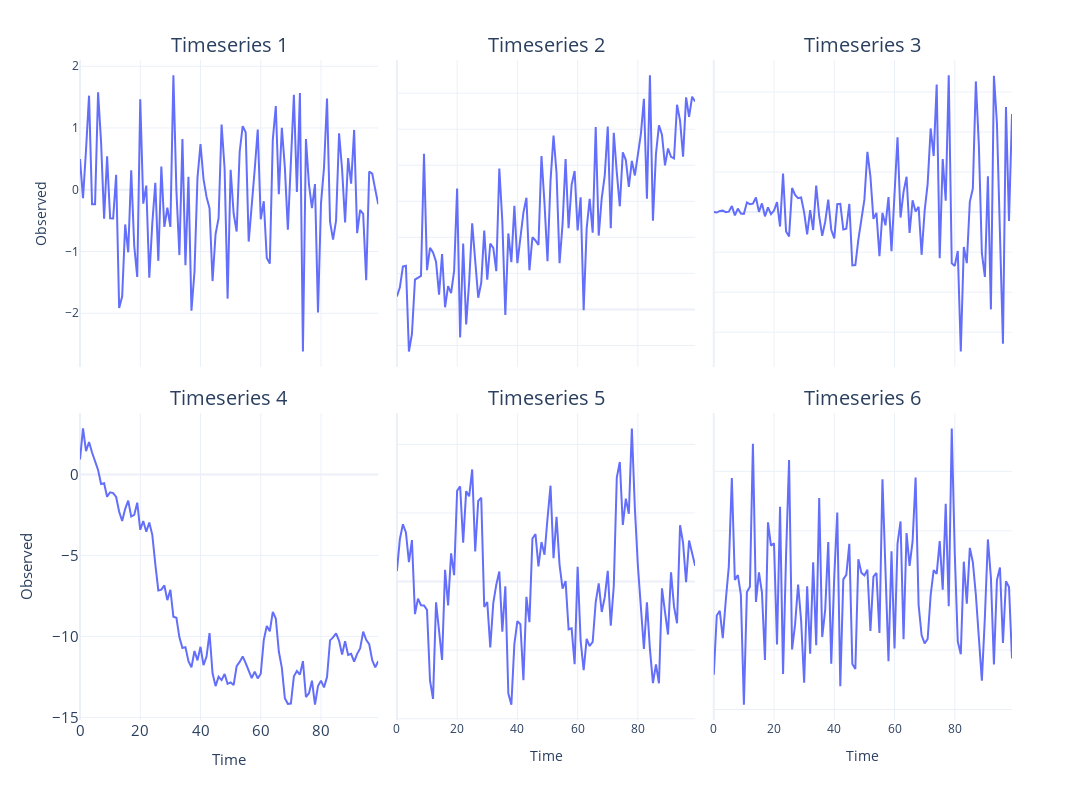

The code cell stored with this chart in its notebook:
### Code cell
fig = px.line(pd.melt(plot_df, id_vars="Time", value_name="Observed"), x="Time", y="Observed", facet_col="variable", facet_col_wrap=3)
fig.update_yaxes(matches=None)
fig.for_each_annotation(lambda a: a.update(text=a.text.split("=")[-1], font=dict(size=16)))
fig.update_layout(
            autosize=False,
            width=1600,
            height=800,
            yaxis=dict(
                titlefont=dict(size=15),
                tickfont=dict(size=15),
            ),
            xaxis=dict(
                titlefont=dict(size=15),
                tickfont=dict(size=15),
            )
        )
fig.update_annotations(font_size=20)
fig.write_image("imgs/chapter_6/stationary_ts.png")
fig.show()

### Figure 1 — Plotly figure (JSON) as saved in the notebook; plotly's stock layout.template omitted (floating-point values rounded to 4 significant figures)
{"data": [{"hovertemplate": "variable=Timeseries 1<br>Time=%{x}<br>Observed=%{y}<extra></extra>", "legendgroup": "", "line": {"color": "#636efa", "dash": "solid"}, "marker": {"symbol": "circle"}, "mode": "lines", "name": "", "orientation": "v", "showlegend": false, "type": "scatter", "x": [0, 1, 2, 3, 4, 5, 6, 7, 8, 9, 10, 11, 12, 13, 14, 15, 16, 17, 18, 19, 20, 21, 22, 23, 24, 25, 26, 27, 28, 29, 30, 31, 32, 33, 34, 35, 36, 37, 38, 39, 40, 41, 42, 43, 44, 45, 46, 47, 48, 49, 50, 51, 52, 53, 54, 55, 56, 57, 58, 59, 60, 61, 62, 63, 64, 65, 66, 67, 68, 69, 70, 71, 72, 73, 74, 75, 76, 77, 78, 79, 80, 81, 82, 83, 84, 85, 86, 87, 88, 89, 90, 91, 92, 93, 94, 95, 96, 97, 98, 99], "xaxis": "x4", "y": [0.4967, -0.1383, 0.6477, 1.523, -0.2342, -0.2341, 1.579, 0.7674, -0.4695, 0.5426, -0.4634, -0.4657, 0.242, -1.913, -1.725, -0.5623, -1.013, 0.3142, -0.908, -1.412, 1.466, -0.2258, 0.06753, -1.425, -0.5444, 0.1109, -1.151, 0.3757, -0.6006, -0.2917, -0.6017, 1.852, -0.0135, -1.058, 0.8225, -1.221, 0.2089, -1.96, -1.328, 0.1969, 0.7385, 0.1714, -0.1156, -0.3011, -1.479, -0.7198, -0.4606, 1.057, 0.3436, -1.763, 0.3241, -0.3851, -0.6769, 0.6117, 1.031, 0.9313, -0.8392, -0.3092, 0.3313, 0.9755, -0.4792, -0.1857, -1.106, -1.196, 0.8125, 1.356, -0.07201, 1.004, 0.3616, -0.6451, 0.3614, 1.538, -0.03583, 1.565, -2.62, 0.8219, 0.08705, -0.299, 0.09176, -1.988, -0.2197, 0.3571, 1.478, -0.5183, -0.8085, -0.5018, 0.9154, 0.3288, -0.5298, 0.5133, 0.09708, 0.9686, -0.7021, -0.3277, -0.3921, -1.464, 0.2961, 0.2611, 0.005113, -0.2346], "yaxis": "y4"}, {"hovertemplate": "variable=Timeseries 2<br>Time=%{x}<br>Observed=%{y}<extra></extra>", "legendgroup": "", "line": {"color": "#636efa", "dash": "solid"}, "marker": {"symbol": "circle"}, "mode": "lines", "name": "", "orientation": "v", "showlegend": false, "type": "scatter", "x": [0, 1, 2, 3, 4, 5, 6, 7, 8, 9, 10, 11, 12, 13, 14, 15, 16, 17, 18, 19, 20, 21, 22, 23, 24, 25, 26, 27, 28, 29, 30, 31, 32, 33, 34, 35, 36, 37, 38, 39, 40, 41, 42, 43, 44, 45, 46, 47, 48, 49, 50, 51, 52, 53, 54, 55, 56, 57, 58, 59, 60, 61, 62, 63, 64, 65, 66, 67, 68, 69, 70, 71, 72, 73, 74, 75, 76, 77, 78, 79, 80, 81, 82, 83, 84, 85, 86, 87, 88, 89, 90, 91, 92, 93, 94, 95, 96, 97, 98, 99], "xaxis": "x5", "y": [0.3578, 0.6127, 1.187, 1.21, -1.17, -0.6782, 0.8265, 0.8772, 0.9304, 4.32, 1.09, 1.707, 1.577, 1.326, 0.4116, 1.538, 0.05785, 0.6458, 0.4491, 1.068, 3.353, -0.777, 1.828, -0.4186, 0.7741, 2.387, 1.414, 0.324, 0.7384, 2.185, 0.8271, 1.826, 1.707, 1.062, 3.909, 2.451, -0.1561, 2.107, 1.311, 2.877, 1.284, 2.014, 2.686, 3.098, 1.084, 2.002, 1.913, 1.787, 4.257, 2.949, 1.335, 3.566, 4.822, 3.784, 1.284, 2.371, 4.174, 2.252, 3.455, 3.838, 2.188, 3.107, -0.02241, 2.246, 3.07, 2.127, 5.059, 2.048, 3.09, 3.713, 5.075, 2.25, 4.901, 3.8, 2.86, 4.356, 4.145, 3.397, 4.119, 3.716, 4.267, 4.867, 5.843, 3.071, 6.494, 2.461, 4.313, 5.105, 4.85, 3.998, 4.464, 4.231, 4.187, 5.678, 5.237, 4.239, 5.884, 5.343, 5.901, 5.769], "yaxis": "y5"}, {"hovertemplate": "variable=Timeseries 3<br>Time=%{x}<br>Observed=%{y}<extra></extra>", "legendgroup": "", "line": {"color": "#636efa", "dash": "solid"}, "marker": {"symbol": "circle"}, "mode": "lines", "name": "", "orientation": "v", "showlegend": false, "type": "scatter", "x": [0, 1, 2, 3, 4, 5, 6, 7, 8, 9, 10, 11, 12, 13, 14, 15, 16, 17, 18, 19, 20, 21, 22, 23, 24, 25, 26, 27, 28, 29, 30, 31, 32, 33, 34, 35, 36, 37, 38, 39, 40, 41, 42, 43, 44, 45, 46, 47, 48, 49, 50, 51, 52, 53, 54, 55, 56, 57, 58, 59, 60, 61, 62, 63, 64, 65, 66, 67, 68, 69, 70, 71, 72, 73, 74, 75, 76, 77, 78, 79, 80, 81, 82, 83, 84, 85, 86, 87, 88, 89, 90, 91, 92, 93, 94, 95, 96, 97, 98, 99], "xaxis": "x6", "y": [0, -0.5602, 1.495, 1.831, -0.08361, 0.5866, 7.666, -4.141, 4.377, -1.82, -2.177, 12.09, 9.905, 10.58, 18.28, 0.3151, 10.91, -5.275, 5.835, -2.473, 1.94, 12.5, -18.0, 48.12, -24.14, -30.35, 30.11, 21.37, 17.48, 18.22, -0.3674, -27.81, 2.426, -22.35, 33.15, -5.147, -29.72, -11.89, 15.69, -21.99, -32.89, 9.991, 10.29, -21.8, -20.73, 10.44, -66.61, -66.15, -34.49, -10.46, 15.55, 75.24, 44.6, -8.477, -1.027, -55.14, -1.037, -16.45, 18.72, -48.81, 31.16, 93.5, -6.743, 25.31, 44.17, -26.08, 14.79, 0.8437, 6.642, -53.34, 1.716, 35.36, 104.5, 70.03, 159.3, -57.55, 66.3, 14.12, 170.8, -63.86, -67.18, -48.55, -174.2, -43.64, -63.77, 12.78, 29.39, 163.2, 83.64, -51.34, -80.86, 44.76, -121.5, 170.3, 110.9, -44.57, -164.5, 131.3, -11.22, 122.5], "yaxis": "y6"}, {"hovertemplate": "variable=Timeseries 4<br>Time=%{x}<br>Observed=%{y}<extra></extra>", "legendgroup": "", "line": {"color": "#636efa", "dash": "solid"}, "marker": {"symbol": "circle"}, "mode": "lines", "name": "", "orientation": "v", "showlegend": false, "type": "scatter", "x": [0, 1, 2, 3, 4, 5, 6, 7, 8, 9, 10, 11, 12, 13, 14, 15, 16, 17, 18, 19, 20, 21, 22, 23, 24, 25, 26, 27, 28, 29, 30, 31, 32, 33, 34, 35, 36, 37, 38, 39, 40, 41, 42, 43, 44, 45, 46, 47, 48, 49, 50, 51, 52, 53, 54, 55, 56, 57, 58, 59, 60, 61, 62, 63, 64, 65, 66, 67, 68, 69, 70, 71, 72, 73, 74, 75, 76, 77, 78, 79, 80, 81, 82, 83, 84, 85, 86, 87, 88, 89, 90, 91, 92, 93, 94, 95, 96, 97, 98, 99], "xaxis": "x", "y": [0.9262, 2.836, 1.437, 2.0, 1.349, 0.8622, 0.2698, -0.5942, -0.5456, -1.377, -1.106, -1.156, -1.395, -2.303, -2.88, -2.124, -1.623, -2.601, -2.502, -1.75, -3.42, -2.876, -3.539, -2.968, -3.732, -5.536, -7.164, -7.116, -6.856, -7.76, -7.122, -8.783, -8.849, -10.06, -10.71, -10.66, -11.53, -11.91, -10.9, -11.48, -10.64, -11.77, -11.24, -9.803, -12.27, -13.07, -12.49, -12.7, -12.33, -12.93, -12.84, -13.0, -11.83, -11.58, -11.24, -11.65, -12.14, -12.57, -12.18, -12.6, -12.31, -10.23, -9.362, -9.688, -8.487, -8.895, -10.93, -11.94, -13.81, -14.16, -14.15, -12.47, -12.14, -12.36, -11.53, -13.74, -13.51, -12.74, -14.21, -13.07, -12.73, -13.15, -12.51, -10.24, -10.06, -9.814, -10.27, -11.12, -10.29, -11.15, -11.08, -11.56, -11.08, -10.74, -9.705, -10.21, -10.48, -11.46, -11.91, -11.53], "yaxis": "y"}, {"hovertemplate": "variable=Timeseries 5<br>Time=%{x}<br>Observed=%{y}<extra></extra>", "legendgroup": "", "line": {"color": "#636efa", "dash": "solid"}, "marker": {"symbol": "circle"}, "mode": "lines", "name": "", "orientation": "v", "showlegend": false, "type": "scatter", "x": [0, 1, 2, 3, 4, 5, 6, 7, 8, 9, 10, 11, 12, 13, 14, 15, 16, 17, 18, 19, 20, 21, 22, 23, 24, 25, 26, 27, 28, 29, 30, 31, 32, 33, 34, 35, 36, 37, 38, 39, 40, 41, 42, 43, 44, 45, 46, 47, 48, 49, 50, 51, 52, 53, 54, 55, 56, 57, 58, 59, 60, 61, 62, 63, 64, 65, 66, 67, 68, 69, 70, 71, 72, 73, 74, 75, 76, 77, 78, 79, 80, 81, 82, 83, 84, 85, 86, 87, 88, 89, 90, 91, 92, 93, 94, 95, 96, 97, 98, 99], "xaxis": "x2", "y": [0.3056, 1.241, 1.67, 1.432, 0.568, 1.21, -0.9483, -0.4984, -0.6887, -0.6967, -0.8255, -2.891, -3.419, -0.6073, -1.434, -2.286, 0.34, -0.6933, 0.8233, 0.1868, 2.648, 2.773, 1.136, 2.637, 2.486, 3.269, 0.8754, 2.351, 2.443, -0.7407, -0.5961, -1.92, -0.6254, -0.09144, 0.2913, -1.463, -0.138, -3.265, -3.588, -1.822, -1.153, -1.244, -2.876, -0.4451, -1.185, 1.257, 1.385, 0.4452, 1.151, 0.7811, 1.837, 2.795, 0.6793, 1.889, 0.4878, -0.2057, 0.01227, -1.391, -1.363, -2.409, 0.4276, -1.731, -2.585, -1.671, -1.879, -1.758, -0.5969, -0.05147, -0.8865, -0.4565, 0.3121, -1.284, -0.1302, 3.032, 3.485, 1.651, 2.417, 1.976, 4.464, 2.138, 0.4592, -0.8362, -1.962, -0.6055, -1.967, -2.959, -2.413, -2.967, -0.1979, -0.8849, -1.545, 0.2688, -0.7316, -1.217, 1.642, 1.126, -0.01918, 1.195, 0.7894, 0.4575], "yaxis": "y2"}, {"hovertemplate": "variable=Timeseries 6<br>Time=%{x}<br>Observed=%{y}<extra></extra>", "legendgroup": "", "line": {"color": "#636efa", "dash": "solid"}, "marker": {"symbol": "circle"}, "mode": "lines", "name": "", "orientation": "v", "showlegend": false, "type": "scatter", "x": [0, 1, 2, 3, 4, 5, 6, 7, 8, 9, 10, 11, 12, 13, 14, 15, 16, 17, 18, 19, 20, 21, 22, 23, 24, 25, 26, 27, 28, 29, 30, 31, 32, 33, 34, 35, 36, 37, 38, 39, 40, 41, 42, 43, 44, 45, 46, 47, 48, 49, 50, 51, 52, 53, 54, 55, 56, 57, 58, 59, 60, 61, 62, 63, 64, 65, 66, 67, 68, 69, 70, 71, 72, 73, 74, 75, 76, 77, 78, 79, 80, 81, 82, 83, 84, 85, 86, 87, 88, 89, 90, 91, 92, 93, 94, 95, 96, 97, 98, 99], "xaxis": "x3", "y": [-1.415, -0.4206, -0.3427, -0.8023, -0.1613, 0.4041, 1.886, 0.1746, 0.2576, -0.07445, -1.919, -0.02651, 0.06023, 2.463, -0.1924, 0.3015, -0.03471, -1.169, 1.143, 0.7519, 0.791, -0.9094, 1.403, -1.402, 0.5869, 2.19, -0.9905, -0.5663, 0.09965, -0.5035, -1.551, 0.06856, -1.062, 0.4736, -0.9194, 1.55, -0.7833, -0.3221, 0.8135, -1.231, 0.2275, 1.307, -1.607, 0.1846, 0.2599, 0.7818, -1.237, -1.32, 0.5219, 0.297, 0.2505, 0.3464, -0.68, 0.2323, 0.2931, -0.7144, 1.866, 0.4738, -1.191, 0.6566, -0.9747, 0.7871, 1.159, -0.8207, 0.9634, 0.4128, 0.8221, 1.897, -0.2454, -0.7537, -0.8895, -0.8158, -0.0771, 0.3412, 0.2767, 0.8272, 0.013, 1.454, -0.2647, 2.72, 0.6257, -0.8572, -1.071, 0.4825, -0.2235, 0.714, 0.4732, -0.07283, -0.8468, -1.515, -0.4465, 0.8564, 0.2141, -1.246, 0.1732, 0.3853, -0.8839, 0.1537, 0.05821, -1.143], "yaxis": "y3"}], "layout": {"annotations": [{"font": {"size": 20}, "showarrow": false, "text": "Timeseries 4", "x": 0.16, "xanchor": "center", "xref": "paper", "y": 0.465, "yanchor": "bottom", "yref": "paper"}, {"font": {"size": 20}, "showarrow": false, "text": "Timeseries 5", "x": 0.5, "xanchor": "center", "xref": "paper", "y": 0.465, "yanchor": "bottom", "yref": "paper"}, {"font": {"size": 20}, "showarrow": false, "text": "Timeseries 6", "x": 0.84, "xanchor": "center", "xref": "paper", "y": 0.465, "yanchor": "bottom", "yref": "paper"}, {"font": {"size": 20}, "showarrow": false, "text": "Timeseries 1", "x": 0.16, "xanchor": "center", "xref": "paper", "y": 1.0, "yanchor": "bottom", "yref": "paper"}, {"font": {"size": 20}, "showarrow": false, "text": "Timeseries 2", "x": 0.5, "xanchor": "center", "xref": "paper", "y": 1.0, "yanchor": "bottom", "yref": "paper"}, {"font": {"size": 20}, "showarrow": false, "text": "Timeseries 3", "x": 0.84, "xanchor": "center", "xref": "paper", "y": 1.0, "yanchor": "bottom", "yref": "paper"}], "autosize": false, "height": 800, "legend": {"tracegroupgap": 0}, "margin": {"t": 60}, "width": 1600, "xaxis": {"anchor": "y", "domain": [0, 0.32], "tickfont": {"size": 15}, "title": {"font": {"size": 15}, "text": "Time"}}, "xaxis2": {"anchor": "y2", "domain": [0.34, 0.66], "matches": "x", "title": {"text": "Time"}}, "xaxis3": {"anchor": "y3", "domain": [0.68, 1.0], "matches": "x", "title": {"text": "Time"}}, "xaxis4": {"anchor": "y4", "domain": [0, 0.32], "matches": "x", "showticklabels": false}, "xaxis5": {"anchor": "y5", "domain": [0.34, 0.66], "matches": "x", "showticklabels": false}, "xaxis6": {"anchor": "y6", "domain": [0.68, 1.0], "matches": "x", "showticklabels": false}, "yaxis": {"anchor": "x", "domain": [0, 0.465], "tickfont": {"size": 15}, "title": {"font": {"size": 15}, "text": "Observed"}}, "yaxis2": {"anchor": "x2", "domain": [0, 0.465], "showticklabels": false}, "yaxis3": {"anchor": "x3", "domain": [0, 0.465], "showticklabels": false}, "yaxis4": {"anchor": "x4", "domain": [0.535, 1.0], "title": {"text": "Observed"}}, "yaxis5": {"anchor": "x5", "domain": [0.535, 1.0], "showticklabels": false}, "yaxis6": {"anchor": "x6", "domain": [0.535, 1.0], "showticklabels": false}}}
